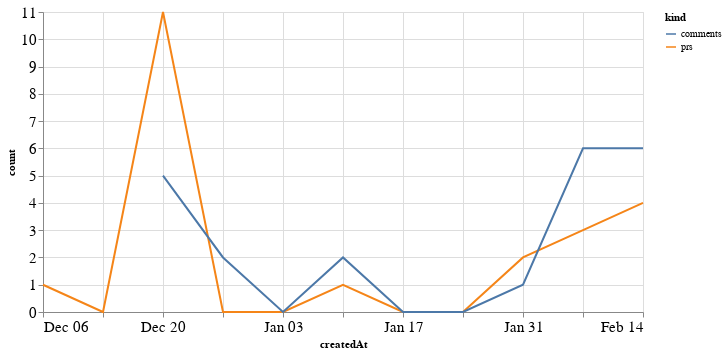

This figure's notebook cell:
### Code cell
alt.Chart(total_time, width=600).mark_line().encode(
    x='createdAt',
    y='count',
    color='kind'
)

### Figure 1 — Vega-Lite specification as saved in the notebook (floating-point values rounded to 4 significant figures)
{"config": {"axisLeft": {"labelFontSize": 15}, "axisBottom": {"labelFontSize": 15}}, "data": {"name": "data-8b1376c53594237a97ba2c4cfb3d7cdd"}, "mark": "line", "encoding": {"color": {"type": "nominal", "field": "kind"}, "x": {"type": "temporal", "field": "createdAt"}, "y": {"type": "quantitative", "field": "count"}}, "width": 600, "$schema": "https://vega.github.io/schema/vega-lite/v4.8.1.json", "datasets": {"data-8b1376c53594237a97ba2c4cfb3d7cdd": [{"createdAt": "2020-12-06T00:00:00", "kind": "prs", "count": 1.0}, {"createdAt": "2020-12-13T00:00:00", "kind": "prs", "count": 0.0}, {"createdAt": "2020-12-20T00:00:00", "kind": "prs", "count": 11.0}, {"createdAt": "2020-12-27T00:00:00", "kind": "prs", "count": 0.0}, {"createdAt": "2021-01-03T00:00:00", "kind": "prs", "count": 0.0}, {"createdAt": "2021-01-10T00:00:00", "kind": "prs", "count": 1.0}, {"createdAt": "2021-01-17T00:00:00", "kind": "prs", "count": 0.0}, {"createdAt": "2021-01-24T00:00:00", "kind": "prs", "count": 0.0}, {"createdAt": "2021-01-31T00:00:00", "kind": "prs", "count": 2.0}, {"createdAt": "2021-02-07T00:00:00", "kind": "prs", "count": 3.0}, {"createdAt": "2021-02-14T00:00:00", "kind": "prs", "count": 4.0}, {"createdAt": "2020-12-06T00:00:00", "kind": "comments", "count": null}, {"createdAt": "2020-12-13T00:00:00", "kind": "comments", "count": null}, {"createdAt": "2020-12-20T00:00:00", "kind": "comments", "count": 5.0}, {"createdAt": "2020-12-27T00:00:00", "kind": "comments", "count": 2.0}, {"createdAt": "2021-01-03T00:00:00", "kind": "comments", "count": 0.0}, {"createdAt": "2021-01-10T00:00:00", "kind": "comments", "count": 2.0}, {"createdAt": "2021-01-17T00:00:00", "kind": "comments", "count": 0.0}, {"createdAt": "2021-01-24T00:00:00", "kind": "comments", "count": 0.0}, {"createdAt": "2021-01-31T00:00:00", "kind": "comments", "count": 1.0}, {"createdAt": "2021-02-07T00:00:00", "kind": "comments", "count": 6.0}, {"createdAt": "2021-02-14T00:00:00", "kind": "comments", "count": 6.0}]}}
